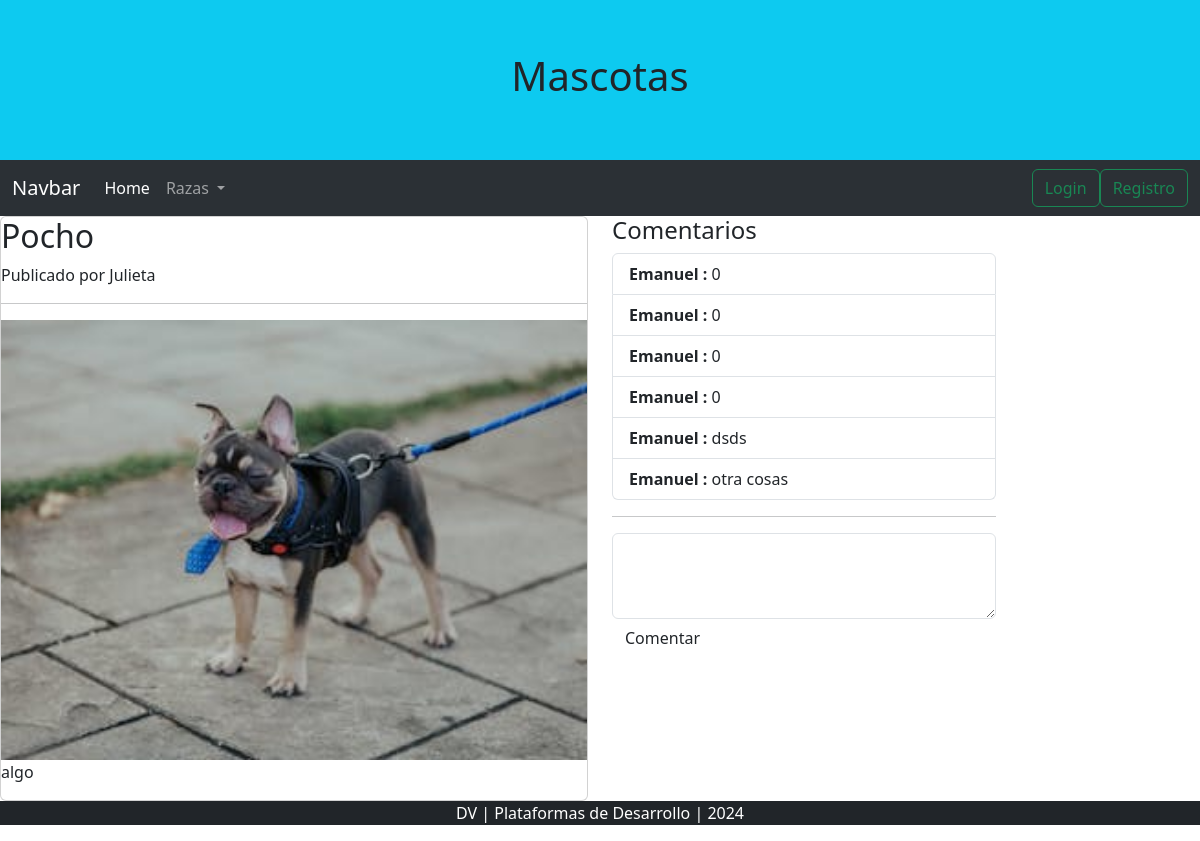
/detalle.php?id=3, run on the app's committed database.
### tables this page shows
CREATE TABLE `mascotas` (
  `id_mascota` int(11) NOT NULL,
  `nombre` varchar(64) NOT NULL,
  `fotoURL` varchar(256) NOT NULL,
  `likes` int(11) NOT NULL,
  `descripcion` varchar(1024) NOT NULL,
  `id_usuario` int(11) NOT NULL
);

CREATE TABLE `usuarios` (
  `id_usuario` int(11) NOT NULL,
  `nombre` varchar(64) NOT NULL,
  `email` varchar(128) NOT NULL,
  `clave` varchar(128) NOT NULL
);

CREATE TABLE `comentarios` (
  `id_comentario` int(11) NOT NULL,
  `detalle` varchar(128) NOT NULL,
  `id_usuario` int(11) NOT NULL,
  `id_mascota` int(11) NOT NULL
);

### detalle.php (the view, shortened to what this page needs)
<?php
    $id_mascota = $_GET['id'];
    require_once('conexion.php');
    $sql = "SELECT id_mascota, descripcion, mascotas.nombre, fotoURL, likes, mascotas.id_usuario, usuarios.nombre AS usuarionombre
            FROM mascotas
            INNER JOIN usuarios ON usuarios.id_usuario = mascotas.id_usuario
            WHERE id_mascota = $id_mascota";
    $sqlComentarios = "SELECT id_comentario, detalle, nombre
                        FROM comentarios
                        INNER JOIN usuarios ON usuarios.id_usuario = comentarios.id_usuario
                        WHERE id_mascota = $id_mascota";
    $respuestaComentarios =  mysqli_query($conexion, $sqlComentarios);
    $respuesta = mysqli_fetch_assoc( mysqli_query($conexion, $sql) );
    $nombreMascota = $respuesta['nombre'];
    $fotoURL = $respuesta['fotoURL'];
    $descripcion = $respuesta['descripcion'];
    $usuarionombre = $respuesta['usuarionombre'];
    require_once('html/nav.html');
?>
<main>
    <div class="row">
        <div class="col-md-6">
            <div class="card">
                <h2> <?php echo($nombreMascota); ?>  </h2>
                <span> Publicado por  <?php echo($usuarionombre); ?></span>
                <hr>
                <img src="<?php echo($fotoURL); ?>" alt="<?php echo($nombre); ?> class='img-fluid'">
                <p> <?php echo($descripcion); ?></p>
            </div>
        </div>
        <div class="col-md-4">
            <h4>Comentarios</h4>
            <ul class="list-group">
                <?php
                    while(  $array = mysqli_fetch_assoc( $respuestaComentarios) ){
                    $detalle = $array['detalle'];
                    $nombre = $array['nombre'];
                    echo("<li class='list-group-item'><strong> $nombre :</strong> $detalle</li>");
                }
                ?>
            </ul>
            <hr>
            <form action="comentarioGuardar.php?id=<?php echo($id_mascota);?>" method="post">
                <textarea name="detalle"  cols="30" rows="3" class="form-control"></textarea>
                <button class="btn btn-succes" type="submit" class="btn btn-dark">Comentar</button>
            </form>
        </div>
    </div>
</main>

### style.css (style rules this page uses)
header { height: 20vh; display: flex; justify-content: center; align-items: center; }

### data on the page
mascotas: nombre "Pocho", id_usuario.nombre "Julieta", fotoURL (picture), descripcion "algo"
comentarios: id_usuario.nombre "Emanuel", detalle "0"
comentarios: id_usuario.nombre "Emanuel", detalle "0"
comentarios: id_usuario.nombre "Emanuel", detalle "0"
comentarios: id_usuario.nombre "Emanuel", detalle "0"
comentarios: id_usuario.nombre "Emanuel", detalle "dsds"
comentarios: id_usuario.nombre "Emanuel", detalle "otra cosas"
